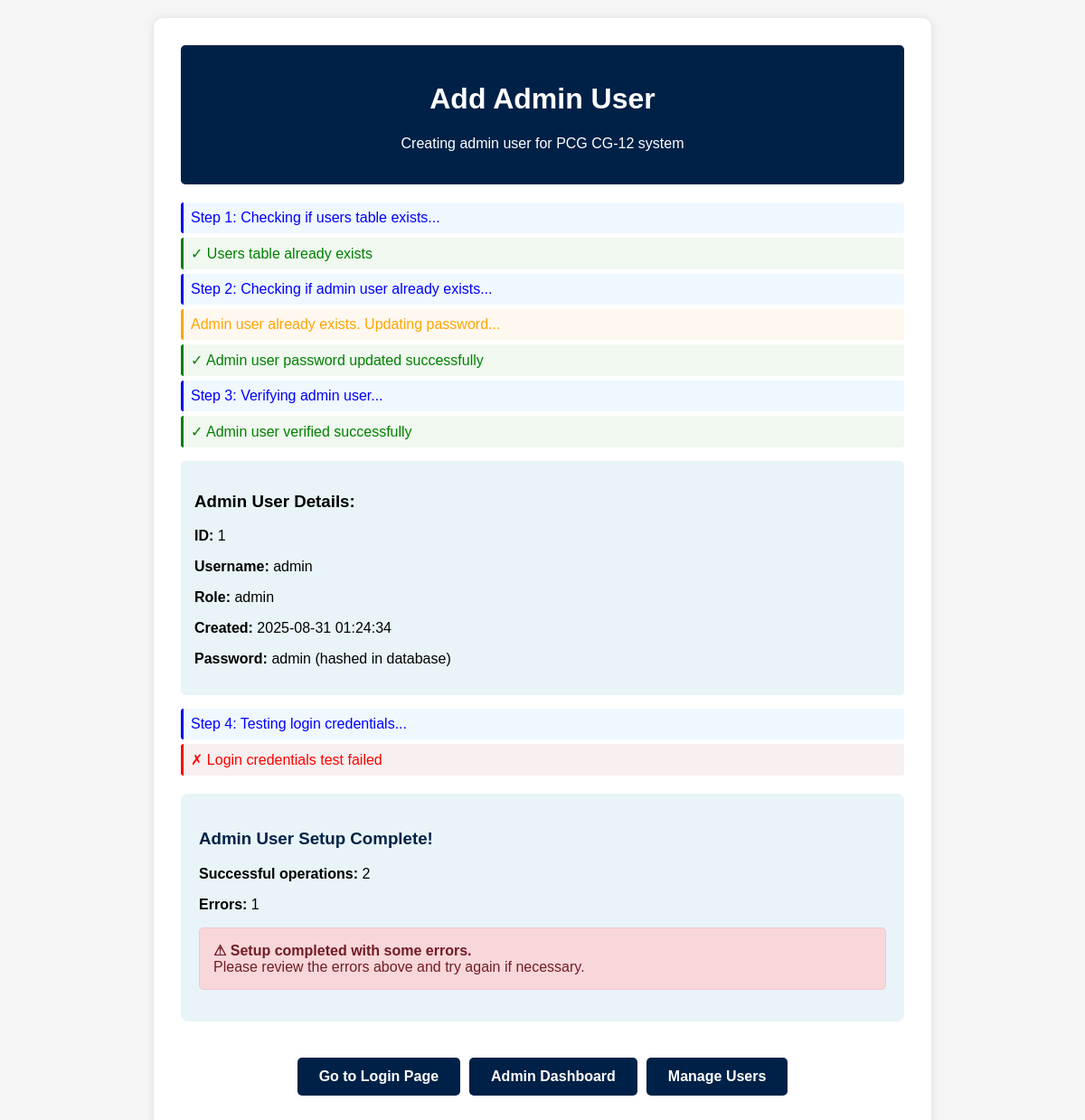
/add_admin_user.php, run on the app's committed database.
### tables this page shows
CREATE TABLE `users` (
  `id` int(11) NOT NULL,
  `username` varchar(50) NOT NULL,
  `password` varchar(255) NOT NULL,
  `email` varchar(100) DEFAULT NULL,
  `role` enum('admin','user') DEFAULT 'user',
  `unit_id` int(11) DEFAULT NULL,
  `created_at` timestamp NOT NULL DEFAULT current_timestamp()
);

### add_admin_user.php (the view, shortened to what this page needs)
<?php
include 'db.php';
echo "<!DOCTYPE html>";
echo "<html><head><title>Add Admin User - PCG CG-12</title>";
echo "<style>
body { font-family: Arial, sans-serif; margin: 20px; background: #f5f5f5; }
.container { max-width: 800px; margin: 0 auto; background: white; padding: 30px; border-radius: 10px; box-shadow: 0 0 10px rgba(0,0,0,0.1); }
.header { background: #002147; color: white; padding: 20px; border-radius: 5px; margin-bottom: 20px; text-align: center; }
.success { color: green; padding: 8px; background: #f0f8f0; border-left: 3px solid green; margin: 5px 0; border-radius: 3px; }
.error { color: red; padding: 8px; background: #f8f0f0; border-left: 3px solid red; margin: 5px 0; border-radius: 3px; }
.warning { color: orange; padding: 8px; background: #fff8f0; border-left: 3px solid orange; margin: 5px 0; border-radius: 3px; }
.info { color: blue; padding: 8px; background: #f0f8ff; border-left: 3px solid blue; margin: 5px 0; border-radius: 3px; }
.btn { background: #002147; color: white; padding: 12px 24px; text-decoration: none; border-radius: 5px; margin: 10px 5px; display: inline-block; font-weight: bold; }
.btn:hover { background: #c8102e; }
.user-info { background: #e8f4f8; padding: 15px; border-radius: 5px; margin: 15px 0; }
</style></head><body>";
echo "<div class='container'>";
echo "<div class='header'>";
echo "<h1>Add Admin User</h1>";
echo "<p>Creating admin user for PCG CG-12 system</p>";
echo "</div>";
$success_count = 0;
$error_count = 0;
echo "<div class='info'>Step 1: Checking if users table exists...</div>";
$check_table = $conn->query("SHOW TABLES LIKE 'users'");
if ($check_table->num_rows == 0) {
    echo "<div class='warning'>Users table doesn't exist. Creating users table...</div>";
    $create_table_sql = "
    CREATE TABLE users (
        id INT AUTO_INCREMENT PRIMARY KEY,
        username VARCHAR(100) UNIQUE NOT NULL,
        password VARCHAR(255) NOT NULL,
        role VARCHAR(50) DEFAULT 'admin',
        created_at TIMESTAMP DEFAULT CURRENT_TIMESTAMP
    )";
    if ($conn->query($create_table_sql) === TRUE) {
        echo "<div class='success'>✓ Users table created successfully</div>";
        $success_count++;
    } else {
        echo "<div class='error'>✗ Error creating users table: " . $conn->error . "</div>";
        $error_count++;
    }
} else {
    echo "<div class='success'>✓ Users table already exists</div>";
}
echo "<div class='info'>Step 2: Checking if admin user already exists...</div>";
$check_admin = $conn->query("SELECT * FROM users WHERE username = 'admin'");
if ($check_admin->num_rows > 0) {
    echo "<div class='warning'>Admin user already exists. Updating password...</div>";
    $hashed_password = password_hash('admin', PASSWORD_DEFAULT);
    $update_stmt = $conn->prepare("UPDATE users SET password = ?, role = 'admin' WHERE username = 'admin'");
    $update_stmt->bind_param("s", $hashed_password);
    if ($update_stmt->execute()) {
        echo "<div class='success'>✓ Admin user password updated successfully</div>";
        $success_count++;
    } else {
        echo "<div class='error'>✗ Error updating admin user: " . $conn->error . "</div>";
        $error_count++;
    }
}
echo "<div class='info'>Step 3: Verifying admin user...</div>";
$verify_admin = $conn->query("SELECT * FROM users WHERE username = 'admin'");
if ($verify_admin->num_rows > 0) {
    $admin_user = $verify_admin->fetch_assoc();
    echo "<div class='success'>✓ Admin user verified successfully</div>";
    echo "<div class='user-info'>";
    echo "<h3>Admin User Details:</h3>";
    echo "<p><strong>ID:</strong> " . $admin_user['id'] . "</p>";
    echo "<p><strong>Username:</strong> " . $admin_user['username'] . "</p>";
    echo "<p><strong>Role:</strong> " . $admin_user['role'] . "</p>";
    echo "<p><strong>Created:</strong> " . $admin_user['created_at'] . "</p>";
    echo "<p><strong>Password:</strong> admin (hashed in database)</p>";
    echo "</div>";
    $success_count++;
} else {
    echo "<div class='error'>✗ Failed to verify admin user</div>";
    $error_count++;
}
echo "<div class='info'>Step 4: Testing login credentials...</div>";
$test_password = 'admin';
if ($verify_admin->num_rows > 0) {
    $admin_user = $verify_admin->fetch_assoc();
    if (password_verify($test_password, $admin_user['password'])) {
        echo "<div class='success'>✓ Login credentials test passed</div>";
        $success_count++;
    } else {
        echo "<div class='error'>✗ Login credentials test failed</div>";
        $error_count++;
    }
}
echo "<div style='background: #e8f4f8; padding: 20px; border-radius: 8px; margin: 20px 0;'>";
echo "<h3 style='color: #002147;'>Admin User Setup Complete!</h3>";
echo "<p><strong>Successful operations:</strong> $success_count</p>";
echo "<p><strong>Errors:</strong> $error_count</p>";
if ($error_count == 0) {
    echo "<div style='background: #d4edda; border: 1px solid #c3e6cb; color: #155724; padding: 15px; border-radius: 5px; margin: 15px 0;'>";
    echo "<strong>✓ Admin user setup completed successfully!</strong><br>";
    echo "You can now login with the following credentials:<br>";
    echo "<strong>Username:</strong> admin<br>";
    echo "<strong>Password:</strong> admin<br>";
    echo "<strong>Role:</strong> Administrator";
    echo "</div>";
} else {
    echo "<div style='background: #f8d7da; border: 1px solid #f5c6cb; color: #721c24; padding: 15px; border-radius: 5px; margin: 15px 0;'>";
    echo "<strong>⚠ Setup completed with some errors.</strong><br>";
    echo "Please review the errors above and try again if necessary.";
    echo "</div>";
}
echo "</div>";
echo "<div style='text-align: center; margin-top: 30px;'>";
echo "<a href='login.html' class='btn'>Go to Login Page</a>";
echo "<a href='admin-dashboard-fixed.php' class='btn'>Admin Dashboard</a>";
echo "<a href='manage-users.php' class='btn'>Manage Users</a>";
echo "</div>";
echo "</div></body></html>";
?>

### add_admin_user.php (style rules this page uses)
body { font-family: Arial, sans-serif; margin: 20px; background: #f5f5f5; }
.container { max-width: 800px; margin: 0 auto; background: white; padding: 30px; border-radius: 10px; box-shadow: 0 0 10px rgba(0,0,0,0.1); }
.header { background: #002147; color: white; padding: 20px; border-radius: 5px; margin-bottom: 20px; text-align: center; }
.success { color: green; padding: 8px; background: #f0f8f0; border-left: 3px solid green; margin: 5px 0; border-radius: 3px; }
.error { color: red; padding: 8px; background: #f8f0f0; border-left: 3px solid red; margin: 5px 0; border-radius: 3px; }
.warning { color: orange; padding: 8px; background: #fff8f0; border-left: 3px solid orange; margin: 5px 0; border-radius: 3px; }
.info { color: blue; padding: 8px; background: #f0f8ff; border-left: 3px solid blue; margin: 5px 0; border-radius: 3px; }
.btn { background: #002147; color: white; padding: 12px 24px; text-decoration: none; border-radius: 5px; margin: 10px 5px; display: inline-block; font-weight: bold; }
.user-info { background: #e8f4f8; padding: 15px; border-radius: 5px; margin: 15px 0; }

### data on the page
users: id "1", username "admin", role "admin", created_at "2025-08-31 01:24:34"

### other printed values
$success_count "2"
$error_count "1"
